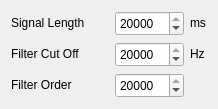
               <widget class="QWidget" name="page_12">
                <layout class="QVBoxLayout" name="verticalLayout_16">
                 <item>
                  <layout class="QHBoxLayout" name="horizontalLayout_33">
                   <item>
                    <widget class="QLabel" name="label_52">
                     <property name="minimumSize">
                      <size>
                       <width>98</width>
                       <height>16</height>
                      </size>
                     </property>
                     <property name="maximumSize">
                      <size>
                       <width>98</width>
                       <height>16</height>
                      </size>
                     </property>
                     <property name="text">
                      <string>Signal Length</string>
                     </property>
                    </widget>
                   </item>
                   <item>
                    <widget class="QSpinBox" name="spinBox_21">
                     <property name="minimumSize">
                      <size>
                       <width>69</width>
                       <height>25</height>
                      </size>
                     </property>
                     <property name="maximumSize">
                      <size>
                       <width>69</width>
                       <height>25</height>
                      </size>
                     </property>
                     <property name="maximum">
                      <number>20000</number>
                     </property>
                     <property name="value">
                      <number>20000</number>
                     </property>
                    </widget>
                   </item>
                   <item>
                    <widget class="QLabel" name="label_53">
                     <property name="minimumSize">
                      <size>
                       <width>17</width>
                       <height>16</height>
                      </size>
                     </property>
                     <property name="maximumSize">
                      <size>
                       <width>17</width>
                       <height>16</height>
                      </size>
                     </property>
                     <property name="text">
                      <string>ms</string>
                     </property>
                    </widget>
                   </item>
                  </layout>
                 </item>
                 <item>
                  <layout class="QHBoxLayout" name="horizontalLayout_34">
                   <item>
                    <widget class="QLabel" name="label_54">
                     <property name="minimumSize">
                      <size>
                       <width>98</width>
                       <height>16</height>
                      </size>
                     </property>
                     <property name="maximumSize">
                      <size>
                       <width>98</width>
                       <height>16</height>
                      </size>
                     </property>
                     <property name="text">
                      <string>Filter Cut Off</string>
                     </property>
                    </widget>
                   </item>
                   <item>
                    <widget class="QSpinBox" name="spinBox_22">
                     <property name="minimumSize">
                      <size>
                       <width>69</width>
                       <height>25</height>
                      </size>
                     </property>
                     <property name="maximumSize">
                      <size>
                       <width>69</width>
                       <height>25</height>
                      </size>
                     </property>
                     <property name="maximum">
                      <number>20000</number>
                     </property>
                     <property name="value">
                      <number>20000</number>
                     </property>
                    </widget>
                   </item>
                   <item>
                    <widget class="QLabel" name="label_55">
                     <property name="minimumSize">
                      <size>
                       <width>17</width>
                       <height>16</height>
                      </size>
                     </property>
                     <property name="maximumSize">
                      <size>
                       <width>17</width>
                       <height>16</height>
                      </size>
                     </property>
                     <property name="text">
                      <string>Hz</string>
                     </property>
                    </widget>
                   </item>
                  </layout>
                 </item>
                 <item>
                  <layout class="QHBoxLayout" name="horizontalLayout_35">
                   <item>
                    <widget class="QLabel" name="label_56">
                     <property name="minimumSize">
                      <size>
                       <width>98</width>
                       <height>16</height>
                      </size>
                     </property>
                     <property name="maximumSize">
                      <size>
                       <width>98</width>
                       <height>16</height>
                      </size>
                     </property>
                     <property name="text">
                      <string>Filter Order</string>
                     </property>
                    </widget>
                   </item>
                   <item>
                    <widget class="QSpinBox" name="spinBox_23">
                     <property name="minimumSize">
                      <size>
                       <width>69</width>
                       <height>25</height>
                      </size>
                     </property>
                     <property name="maximumSize">
                      <size>
                       <width>69</width>
                       <height>25</height>
                      </size>
                     </property>
                     <property name="maximum">
                      <number>20000</number>
                     </property>
                     <property name="value">
                      <number>20000</number>
                     </property>
                    </widget>
                   </item>
                   <item>
                    <widget class="QLabel" name="label_57">
                     <property name="minimumSize">
                      <size>
                       <width>17</width>
                       <height>16</height>
                      </size>
                     </property>
                     <property name="maximumSize">
                      <size>
                       <width>17</width>
                       <height>16</height>
                      </size>
                     </property>
                     <property name="text">
                      <string/>
                     </property>
                    </widget>
                   </item>
                  </layout>
                 </item>
                </layout>
               </widget>
